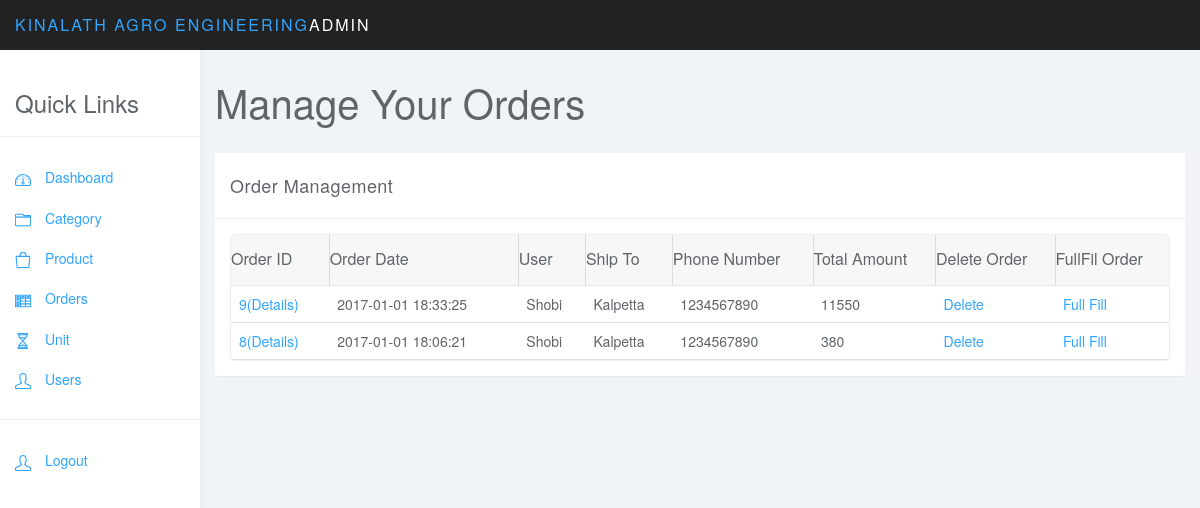
The app's page /admin/view-orders.php (signed in), older data.
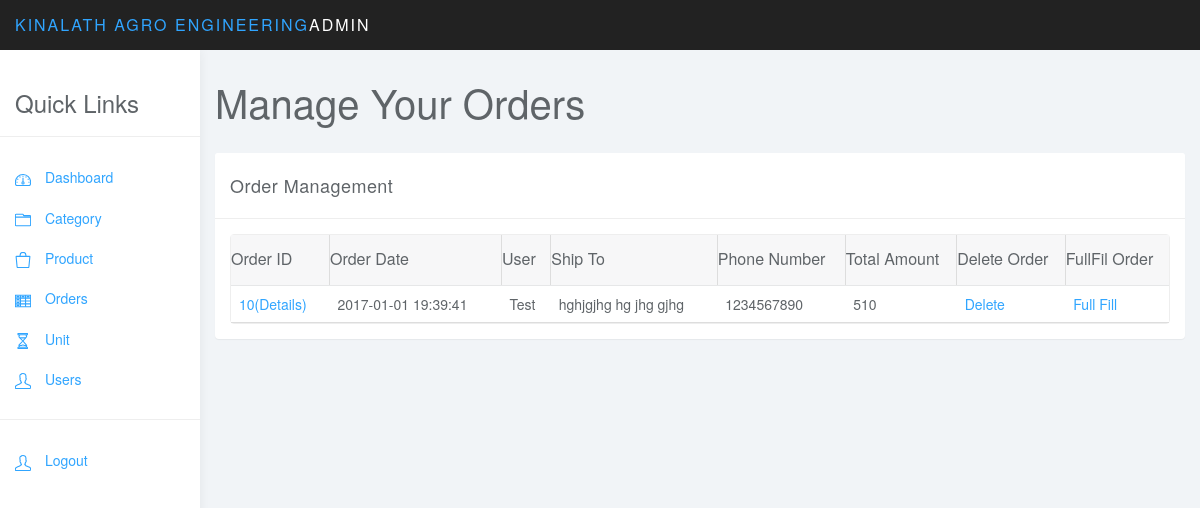
The same page, newer data.
### tables this page shows
CREATE TABLE `orders` (
  `id` int(11) NOT NULL,
  `order_date` datetime NOT NULL,
  `user_id` int(11) NOT NULL,
  `totalcost` varchar(10) NOT NULL,
  `shipto` text NOT NULL,
  `status` int(1) DEFAULT '0',
  `shipped_date` datetime DEFAULT NULL
);

CREATE TABLE `users` (
  `id` int(11) NOT NULL,
  `name` varchar(25) NOT NULL,
  `username` varchar(25) NOT NULL,
  `password` varchar(30) NOT NULL,
  `address` text NOT NULL,
  `level` int(1) NOT NULL,
  `phone` int(12) NOT NULL
);

### app/Order.php (called while the page is built, shortened)
<?php
	require_once('DB2.php');
	class Order
	{
		public static function getAll(){
			$db=new Db();
			$sql="SELECT * FROM orders WHERE status =0 ORDER BY order_date DESC";
			$rows=[];
			$result=$db->query($sql);
			if($result){
				while ($r=mysqli_fetch_assoc($result)) {
					array_push($rows, $r);
				}
				return $rows;
			}
			return false;
		}
	}
?>

### app/DB2.php (called while the page is built, shortened)
<?php
class Db
{
	private static $connection;
	function __construct()
	{
		 if(!isset(self::$connection)) {
		 	self::$connection=mysqli_connect("localhost","root","","engineering");
		 	if (!self::$connection) {
		 		die("connection Error");
		 	}else{
		 		return self::$connection;
		 	}
		 }
	}
	function query($sql){
		$result=mysqli_query(self::$connection,$sql);
		return $result;
	}
}
?>

### app/User.php (called while the page is built, shortened)
<?php
	require_once('DB2.php');
	class User	{
		public static function getOne($id){
			$db=new Db();
			$sql="SELECT * FROM users WHERE id= '$id' LIMIT 1";
			$rows=[];
			$result=$db->query($sql);
			if($result && mysqli_num_rows($result)>0){
				while ($r=mysqli_fetch_assoc($result)) {
					array_push($rows, $r);
				}
				return $rows[0];
			}
			return false;
		}
	}
?>

### admin/view-orders.php (the view, shortened to what this page needs)
<?php
	require_once('../app/Order.php');
	$orders=Order::getAll();
?>
<!DOCTYPE html>
<html>
<head>
<link href="css/bootstrap.min.css" rel="stylesheet">
<link href="css/datepicker3.css" rel="stylesheet">
<link href="css/bootstrap-table.css" rel="stylesheet">
<link href="css/styles.css" rel="stylesheet">
</head>
<body>
	<?php include_once('nav-sidebar.php'); ?>
	<div class="col-sm-9 col-sm-offset-3 col-lg-10 col-lg-offset-2 main">
		<div class="row">
			<div class="col-lg-12">
				<h1 class="page-header">Manage Your Orders</h1>
			</div>
		</div>
		<div class="row">
			<div class="col-lg-12">
				<div class="panel panel-default">
					<div class="panel-heading">Order Management</div>
					<div class="panel-body">
						<table data-toggle="table" data-url="tables/data1.json"  data-show-refresh="true" data-show-toggle="true" data-show-columns="true" data-search="true" data-select-item-name="toolbar1" data-pagination="true" data-sort-name="name" data-sort-order="desc">
						    <thead>
						    <tr>
						        <th data-field="state" data-checkbox="true" >Order ID</th>
						        <th data-field="state" data-checkbox="true" >Order Date</th>
						        <th data-field="id" data-sortable="true">User</th>
						        <th data-field="id" data-sortable="true">Ship To</th>
						        <th data-field="id" data-sortable="true">Phone Number</th>
 								<th data-field="id" data-sortable="true">Total Amount</th>
 								<th data-field="id" data-sortable="true">Delete Order</th>
						        <th data-field="id" data-sortable="true">FullFil Order</th>
						    </tr>
						    <?php
						    foreach ($orders as $order) {
						    	$userid=$order['user_id'];
						    	$user=User::getOne($userid);
						   		$order_id=$order['id'];
						    	echo "<tr>";
						    		echo "<td>"."<a href=\"order-detail.php?id=$order_id\">".$order_id."(Details)</a></td>";
						    		echo "<td>".$order['order_date']."</td>";
						    		echo "<td>".$user['name']."</td>";
						    		echo "<td>".$order['shipto']."</td>";
						    		echo "<td>".$user['phone']."</td>";
						    		echo "<td>".$order['totalcost']."</td>";
						    		echo "<td>"."<a href=\"delete-order.php?id={$order['id']}\">Delete"."</a> </td>";
						    		echo "<td>"."<a href=\"fullfill-order.php?id={$order['id']}\">Full Fill" ."</a> </td>";
						   		echo "</tr>";
						    }
						    ?>
						    </thead>
						</table>
					</div>
				</div>
			</div>
		</div>
	</div>
</body>
</html>

Row changes from the older to the newer data that the page shows:
no longer on this page (row edited): orders: id "9", order_date "2017-01-01 18:33:25", user.name "Shobi", shipto "Kalpetta", user.phone "1234567890", totalcost "11550"
no longer on this page (row edited): orders: id "8", order_date "2017-01-01 18:06:21", user.name "Shobi", shipto "Kalpetta", user.phone "1234567890", totalcost "380"
added orders: id "10", order_date "2017-01-01 19:39:41", user.name "Test", shipto "hghjgjhg hg jhg gjhg", user.phone "1234567890", totalcost "510"
